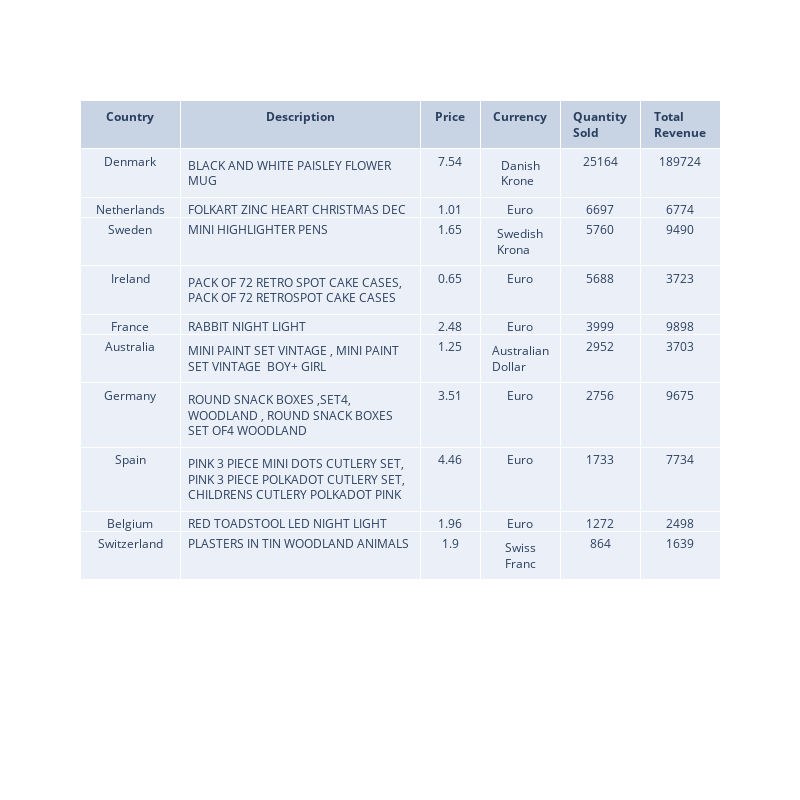

Here is the notebook cell this chart was saved with:
### Code cell
fig = go.Figure(data=[go.Table(columnorder=[1,2,3,4,5,6], columnwidth=[50, 120, 30, 40, 40, 40],
              header=dict(values=['<b>Country</b>', '<b>Description</b>', '<b>Price</b>', '<b>Currency</b>', '<b>Quantity Sold</b>', '<b>Total Revenue</b>']),
              cells=dict(values=[df_3['country'], df_3['description'], df_3['unit_price_local_currency'], df_3['currency_name'],
                                 df_3['item_quantity_sold'], df_3['total_revenue_local_currency']],
                                 align=['center', 'left', 'center', 'center', 'center', 'center'],))                  
    ])
fig.update_layout(width=800, height=800)
fig.show()

### Figure 1 — Plotly figure (JSON) as saved in the notebook; plotly's stock layout.template omitted (floating-point values rounded to 4 significant figures)
{"data": [{"cells": {"align": ["center", "left", "center", "center", "center", "center"], "values": [["Denmark", "Netherlands", "Sweden", "Ireland", "France", "Australia", "Germany", "Spain", "Belgium", "Switzerland"], ["BLACK AND WHITE PAISLEY FLOWER MUG", "FOLKART ZINC HEART CHRISTMAS DEC", "MINI HIGHLIGHTER PENS", "PACK OF 72 RETRO SPOT CAKE CASES, PACK OF 72 RETROSPOT CAKE CASES", "RABBIT NIGHT LIGHT", "MINI PAINT SET VINTAGE , MINI PAINT SET VINTAGE  BOY+ GIRL", "ROUND SNACK BOXES ,SET4, WOODLAND , ROUND SNACK BOXES SET OF4 WOODLAND ", "PINK 3 PIECE MINI DOTS CUTLERY SET, PINK 3 PIECE POLKADOT CUTLERY SET, CHILDRENS CUTLERY POLKADOT PINK", "RED TOADSTOOL LED NIGHT LIGHT", "PLASTERS IN TIN WOODLAND ANIMALS"], [7.54, 1.01, 1.65, 0.65, 2.48, 1.25, 3.51, 4.46, 1.96, 1.9], ["Danish Krone", "Euro", "Swedish Krona", "Euro", "Euro", "Australian Dollar", "Euro", "Euro", "Euro", "Swiss Franc"], [25164, 6697, 5760, 5688, 3999, 2952, 2756, 1733, 1272, 864], [189724, 6774, 9490, 3723, 9898, 3703, 9675, 7734, 2498, 1639]]}, "columnorder": [1, 2, 3, 4, 5, 6], "columnwidth": [50, 120, 30, 40, 40, 40], "header": {"values": ["<b>Country</b>", "<b>Description</b>", "<b>Price</b>", "<b>Currency</b>", "<b>Quantity Sold</b>", "<b>Total Revenue</b>"]}, "type": "table"}], "layout": {"height": 800, "width": 800}}
